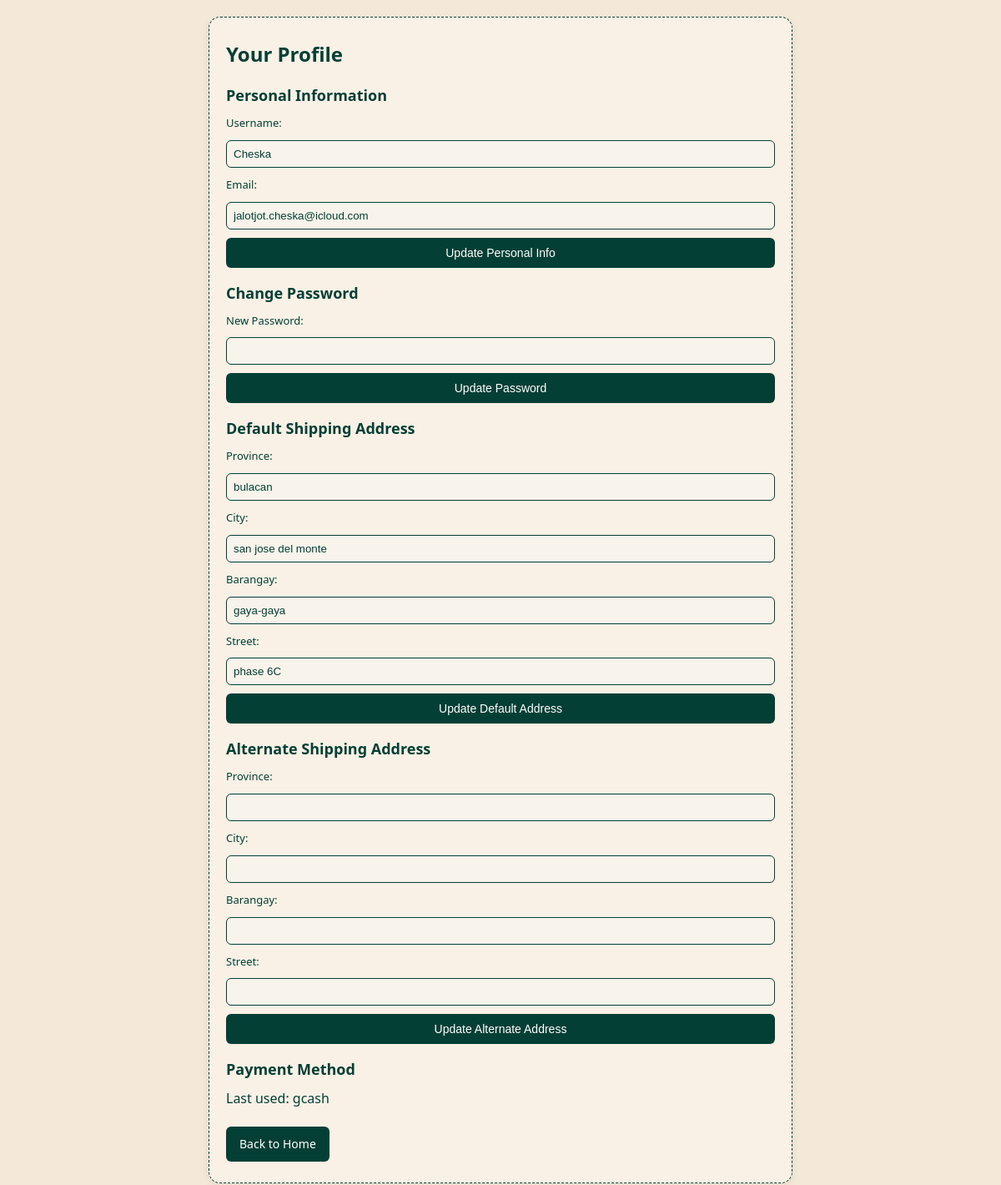
The app's page /profile.php (signed in) with its own data.
### tables this page shows
CREATE TABLE `users` (
  `id` int(11) NOT NULL,
  `username` varchar(255) DEFAULT NULL,
  `email` varchar(255) DEFAULT NULL,
  `password` varchar(255) DEFAULT NULL,
  `created_at` timestamp NOT NULL DEFAULT current_timestamp(),
  `default_province` varchar(255) DEFAULT NULL,
  `default_city` varchar(255) DEFAULT NULL,
  `default_barangay` varchar(255) DEFAULT NULL,
  `default_street` varchar(255) DEFAULT NULL,
  `last_payment` varchar(50) DEFAULT NULL,
  `contact` varchar(20) DEFAULT NULL,
  `alt_province` varchar(255) DEFAULT NULL,
  `alt_city` varchar(255) DEFAULT NULL,
  `alt_barangay` varchar(255) DEFAULT NULL,
  `alt_street` varchar(255) DEFAULT NULL,
  `first_name` varchar(255) DEFAULT NULL,
  `last_name` varchar(255) DEFAULT NULL
);

### classes/Database.php (called while the page is built)
<?php
class Database {
    private static $instance = null;
    private $pdo;
    private function __construct() {
        $host = 'localhost';
        $dbname = 'therattanco_db';
        $username = 'root';
        $password = '';
        try {
            $this->pdo = new PDO("mysql:host=$host;dbname=$dbname", $username, $password);
            $this->pdo->setAttribute(PDO::ATTR_ERRMODE, PDO::ERRMODE_EXCEPTION);
        } catch (PDOException $e) {
            die("Database connection failed: " . $e->getMessage());
        }
    }
    public static function getInstance() {
        if (self::$instance === null) {
            self::$instance = new Database();
        }
        return self::$instance;
    }
    public function getConnection() {
        return $this->pdo;
    }
}
?>

### classes/User.php (called while the page is built, shortened)
<?php
require_once 'Database.php';
class User {
    private $db;
    public function __construct() {
        $this->db = Database::getInstance()->getConnection();
    }
    public function getUserById($id) {
        $stmt = $this->db->prepare("SELECT * FROM users WHERE id = ?");
        $stmt->execute([$id]);
        return $stmt->fetch(PDO::FETCH_ASSOC);
    }
}
?>

### profile.php (the view, shortened to what this page needs)
<?php
require_once 'classes/User.php';
$user_id = $_SESSION['user_id'];
$userObj = new User();
$user = $userObj->getUserById($user_id);
?>
<!DOCTYPE html>
<html lang="en">
<head>
    <link rel="stylesheet" href="styles.css">
    <link rel="stylesheet" href="profile.css">
</head>
<body>
    <section class="checkout-section">
        <h2>Your Profile</h2>
        <h3>Personal Information</h3>
        <form method="POST">
            <label for="username">Username:</label>
            <input type="text" value="<?php echo htmlspecialchars($user['username']); ?>" disabled>
            <label for="email">Email:</label>
            <input type="email" name="email" value="<?php echo htmlspecialchars($user['email']); ?>" required>
            <button type="submit" name="update_personal">Update Personal Info</button>
        </form>
        <h3>Change Password</h3>
        <form method="POST">
            <label for="password">New Password:</label>
            <input type="password" name="password" required>
            <button type="submit" name="update_password">Update Password</button>
        </form>
        <h3>Default Shipping Address</h3>
        <form method="POST">
            <label for="province">Province:</label>
            <input type="text" name="province" value="<?php echo htmlspecialchars($user['default_province'] ?? ''); ?>">
            <label for="city">City:</label>
            <input type="text" name="city" value="<?php echo htmlspecialchars($user['default_city'] ?? ''); ?>">
            <label for="barangay">Barangay:</label>
            <input type="text" name="barangay" value="<?php echo htmlspecialchars($user['default_barangay'] ?? ''); ?>">
            <label for="street">Street:</label>
            <input type="text" name="street" value="<?php echo htmlspecialchars($user['default_street'] ?? ''); ?>">
            <button type="submit" name="update_address">Update Default Address</button>
        </form>
        <h3>Alternate Shipping Address</h3>
        <form method="POST">
            <label for="alt_province">Province:</label>
            <input type="text" name="alt_province" value="<?php echo htmlspecialchars($user['alt_province'] ?? ''); ?>">
            <label for="alt_city">City:</label>
            <input type="text" name="alt_city" value="<?php echo htmlspecialchars($user['alt_city'] ?? ''); ?>">
            <label for="alt_barangay">Barangay:</label>
            <input type="text" name="alt_barangay" value="<?php echo htmlspecialchars($user['alt_barangay'] ?? ''); ?>">
            <label for="alt_street">Street:</label>
            <input type="text" name="alt_street" value="<?php echo htmlspecialchars($user['alt_street'] ?? ''); ?>">
            <button type="submit" name="update_alt_address">Update Alternate Address</button>
        </form>
        <h3>Payment Method</h3>
        <p>Last used: <?php echo htmlspecialchars($user['last_payment'] ?? 'None'); ?></p>
        <a href="index.php">Back to Home</a>
    </section>
</body>
</html>

### styles.css (style rules this page uses)
:root { --color-rattan: #f4e8d8; --color-green: #6b8e23; --color-dark: #333; --color-white: #fff; --rattan-bg-color: #e3d3b7; --rattan-text-color: #3f3f3f; --rattan-heading-color: #705e54; --rattan-input-bg: #f9f1e6; --rattan-button-bg: #ffffff; --rattan-link-color: #5d4a3e; }
* { box-sizing: border-box; }
html { scroll-behavior: smooth; }
body { margin: 0; padding: 0 5%; font-family: 'Montserrat', sans-serif; font-size: 16px; line-height: 1.6; color: #043F35; background-color: var(--color-rattan); }

### profile.css (style rules this page uses)
* { margin:0; padding:0; box-sizing:border-box; }
body { font-family:'Segoe UI', Tahoma, sans-serif; background:#f4e8d8; color:#043F35; display:flex; justify-content:center; padding:20px 0; }
.checkout-section { background: #f9f1e6; width: 95%; max-width: 700px; padding: 25px 20px; border-radius: 14px; box-shadow: 0 3px 10px rgba(0, 0, 0, 0.07); border: 1.5px dashed #043f35; }
.checkout-section h2 { font-size:24px; margin-bottom:8px; }
.checkout-section h3 { font-size:18px; margin:16px 0 8px; }
.checkout-section p { margin-bottom:6px; }
form { display:grid; grid-template-columns:1fr 1fr; gap:10px 14px; margin-bottom:14px; }
form label { font-size:13px; grid-column:span 2; }
form input { width:100%; padding:8px; border:1px solid #043F35; border-radius:6px; background:#f8f3eb; color:#043F35; grid-column:span 2; }
button { grid-column:1 / 3; padding:10px; background:#043F35; color:#fff; border:none; border-radius:6px; font-size:14px; cursor:pointer; }
.checkout-section a { display:inline-block; margin-top:14px; padding:10px 16px; background:#043F35; color:#fff; border-radius:6px; text-decoration:none; font-size:14px; }

### records on screen
users: username "Cheska", email "jalotjot.cheska@icloud.com", province "bulacan", city "san jose del monte", barangay "gaya-gaya", street "phase 6C", last_payment "gcash"
